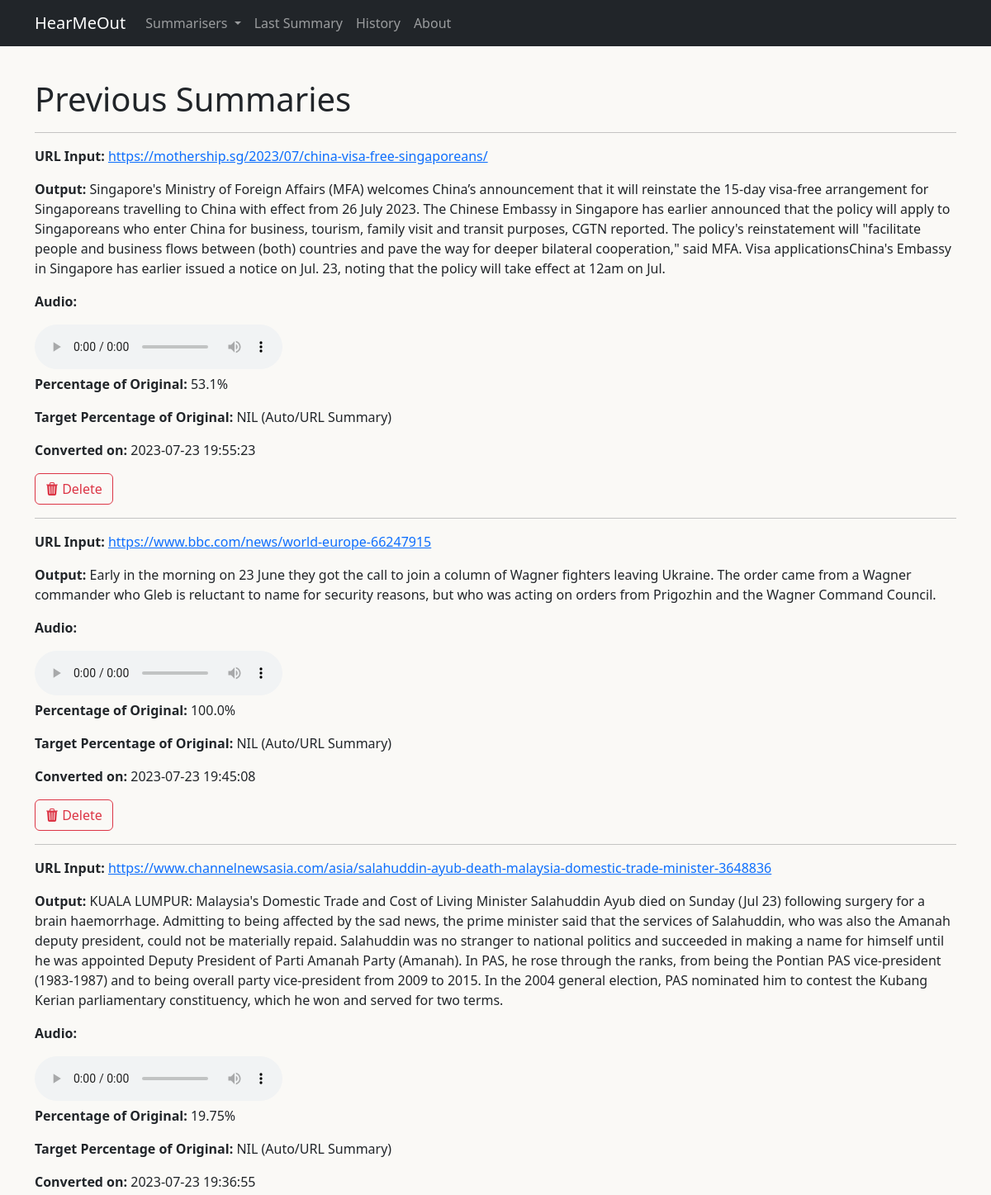
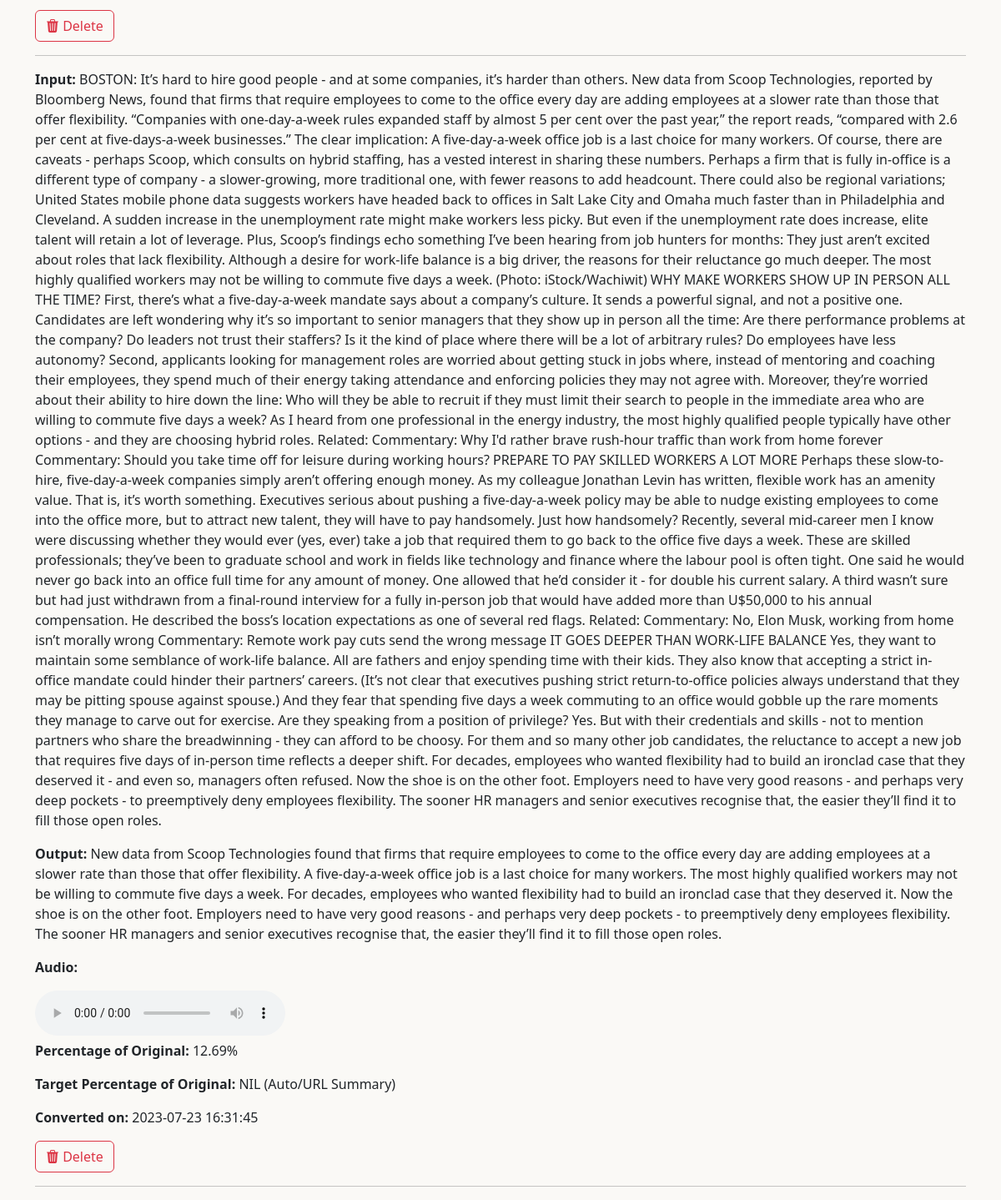
The app's page /history with its own data (2 pictures, top to bottom).
### tables this page shows
CREATE TABLE conversions (
id INTEGER PRIMARY KEY,
input TEXT NOT NULL,
output TEXT NOT NULL,
timestamp BIGINT NOT NULL,
audio VARCHAR(255),
performance REAL,
input_percent INTEGER, method VARCHAR(255));

### server.py (the view)
@app.route("/history")
def history():
    conn = db_connection()
    cursor = conn.cursor()
    query = """
            SELECT * FROM conversions
            ORDER BY timestamp DESC
        """
    cursor.execute(query)
    result = []
    for row in cursor.fetchall():
        d = dict()
        for i in range(len(row)):
            field = DATABASE_COLS[i]
            if field == "timestamp":
                d[field] = format_time(row[i])
            else:
                d[field] = row[i]
        result.append(d)
    return render_template("history.html", past_summaries=result, page_name="History")

### server.py (called while the page is built)
def db_connection():
    conn = None
    try:
        conn = sqlite3.connect('database.db')
    except sqlite3.error as e:
        print(e)
    return conn

def format_time(timestamp):
    formatted = datetime.fromtimestamp(timestamp).strftime('%Y-%m-%d %H:%M:%S')
    return formatted

### templates/history.html (shortened to what this page needs)
{% extends 'base.html' %}
{% block content %}
    <h1>Previous Summaries</h1>
    <hr>
    {% for summary in past_summaries %}
    <div>
        {% if summary.method == "text" %}
            <p><b>Input:</b> {{ summary.input }}</p>
        {% endif %}
        {% if summary.method == "url" %}
            <p><b>URL Input:</b> <a href="{{ summary.input }}" target="_blank">{{ summary.input }}</a></p>
        {% endif %}
        <p><b>Output:</b> {{ summary.output }}</p>
        {% if summary.audio %}
            <p><b>Audio:</b></p>
            <audio controls src="{{ url_for('static', filename='audio/') }}{{ summary.audio }}.mp3">
            </audio>
        {% endif %}
        <p><b>Percentage of Original:</b> {{ summary.performance }}%</p>
        {% if summary.input_percent is none %}
            <p><b>Target Percentage of Original:</b> NIL (Auto/URL Summary)</p>
        {% endif %}
        <p><b>Converted on:</b> {{ summary.timestamp }}</p>
        <button type="button" class="btn btn-outline-danger" data-bs-toggle="modal" data-bs-target="#exampleModalCenter">
            <span class="bi bi-trash3-fill"></span>&nbsp;Delete
        </button>
    </div>
    <hr>
    {% endfor %}
{% endblock %}

### templates/base.html (shortened to what this page needs)
<!DOCTYPE html>
<html lang="en">
<head>
    <link href="https://cdn.jsdelivr.net/npm/bootstrap@5.3.0/dist/css/bootstrap.min.css" rel="stylesheet">
    <link rel="stylesheet" href="https://cdn.jsdelivr.net/npm/bootstrap-icons@1.10.5/font/bootstrap-icons.css">
    <link href="{{ url_for('static', filename='style.css') }}" rel="stylesheet" type="text/css">
</head>
<body id="{{ page_name }}">
    <nav class="navbar fixed-top navbar-expand-lg navbar-dark bg-dark">
        <div class="container">
          <a class="navbar-brand" href="/">HearMeOut</a>
          <div class="collapse navbar-collapse" id="navbarsExample07">
            <ul class="navbar-nav mr-auto">
              <li class="nav-item dropdown">
                <a class="nav-link dropdown-toggle" href="#" id="navbarDropdown" role="button" data-bs-toggle="dropdown" aria-haspopup="true" aria-expanded="false">
                  Summarisers
                </a>
              </li>
              <li class="nav-item">
                <a class="nav-link" href="/latest">Last Summary</a>
              </li>
              <li class="nav-item">
                <a class="nav-link" href="/history">History</a>
              </li>
              <li class="nav-item">
                <a class="nav-link" href="/about">About</a>
              </li>
          </div>
        </div>
      </nav>
    <br>
    <br>
    <div class="container mt-5">
        {% block content %}{% endblock %}
    </div>
  </body>
</html>

### static/style.css (style rules this page uses)
body { background-color: #FAF9F6 }

### records on screen
conversions: input "https://mothership.sg/2023/07/china-visa-free-singaporeans/", output "Singapore's Ministry of Foreign Affairs (MFA) welcomes China’s announcement that it will reinstate the 15-day visa-free arrangement for Singaporeans travelling to China with effect from 26 July 2023. The Chinese Embassy in Singapore has earlier announced that the policy will apply to Singaporeans who enter China for business, tourism, family visit and transit purposes, CGTN reported. The policy's reinstatement will \"facilitate people and business flows between (both) countries and pave the way for deeper bilateral cooperation,\" said MFA. Visa applicationsChina's Embassy in Singapore has earlier issued a notice on Jul. 23, noting that the policy will take effect at 12am on Jul.", performance "53.1", timestamp "2023-07-23 19:55:23"
conversions: input "https://www.bbc.com/news/world-europe-66247915", output "Early in the morning on 23 June they got the call to join a column of Wagner fighters leaving Ukraine. The order came from a Wagner commander who Gleb is reluctant to name for security reasons, but who was acting on orders from Prigozhin and the Wagner Command Council.", performance "100.0", timestamp "2023-07-23 19:45:08"
conversions: input "https://www.channelnewsasia.com/asia/salahuddin-ayub-death-malaysia-domestic-trade-minister-3648836", output "KUALA LUMPUR: Malaysia's Domestic Trade and Cost of Living Minister Salahuddin Ayub died on Sunday (Jul 23) following surgery for a brain haemorrhage. Admitting to being affected by the sad news, the prime minister said that the services of Salahuddin, who was also the Amanah deputy president, could not be materially repaid. Salahuddin was no stranger to national politics and succeeded in making a name for himself until he was appointed Deputy President of Parti Amanah Party (Amanah). In PAS, he rose through the ranks, from being the Pontian PAS vice-president (1983-1987) and to being overall party vice-president from 2009 to 2015. In the 2004 general election, PAS nominated him to contest…", performance "19.75", timestamp "2023-07-23 19:36:55"
conversions: input "BOSTON: It’s hard to hire good people - and at some companies, it’s harder than others. New data from Scoop Technologies, reported by Bloomberg News, found that firms that require employees to come to the office every day are adding employees at a slower rate than those that offer flexibility. “Companies with one-day-a-week rules expanded staff by almost 5 per cent over the past year,” the report reads, “compared with 2.6 per cent at five-days-a-week businesses.” The clear implication: A five-day-a-week office job is a last choice for many workers. Of course, there are caveats - perhaps Scoop, which consults on hybrid staffing, has a vested interest in sharing these numbers. Perhaps a firm…", output "New data from Scoop Technologies found that firms that require employees to come to the office every day are adding employees at a slower rate than those that offer flexibility. A five-day-a-week office job is a last choice for many workers. The most highly qualified workers may not be willing to commute five days a week. For decades, employees who wanted flexibility had to build an ironclad case that they deserved it. Now the shoe is on the other foot. Employers need to have very good reasons - and perhaps very deep pockets - to preemptively deny employees flexibility. The sooner HR managers and senior executives recognise that, the easier they’ll find it to fill those open roles.", performance "12.69", timestamp "2023-07-23 16:31:45"
